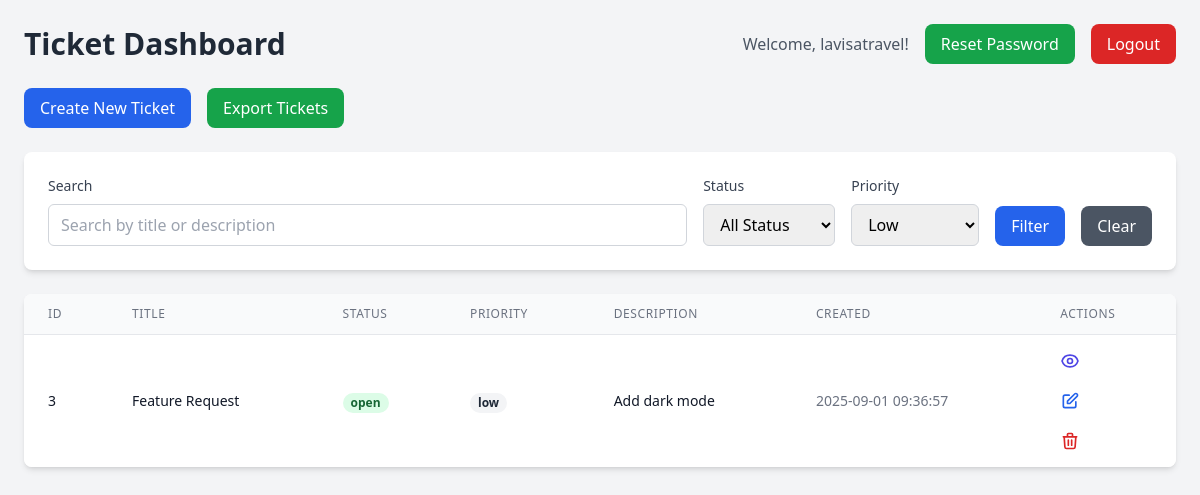
Page /index.php?priority=low (signed in) on the committed database.
### tables this page shows
CREATE TABLE IF NOT EXISTS tickets (
    id INT AUTO_INCREMENT PRIMARY KEY,
    title VARCHAR(255) NOT NULL,
    description TEXT,
    status ENUM('open', 'in_progress', 'resolved', 'closed') DEFAULT 'open',
    priority ENUM('low', 'medium', 'high', 'urgent') DEFAULT 'medium',
    created_at TIMESTAMP DEFAULT CURRENT_TIMESTAMP,
    updated_at TIMESTAMP DEFAULT CURRENT_TIMESTAMP ON UPDATE CURRENT_TIMESTAMP
);

### index.php (the view, shortened to what this page needs)
<?php
$db = new Database();
$pdo = $db->getConnection();
$search = isset($_GET['search']) ? $_GET['search'] : '';
$priority_filter = isset($_GET['priority']) ? $_GET['priority'] : '';
$query = "SELECT * FROM tickets WHERE 1=1";
$params = [];
if (!empty($priority_filter)) {
    $query .= " AND priority = :priority";
    $params[':priority'] = $priority_filter;
}
$query .= " ORDER BY created_at DESC";
$stmt = $pdo->prepare($query);
$stmt->execute($params);
$tickets = $stmt->fetchAll(PDO::FETCH_ASSOC);
?>
<!DOCTYPE html>
<html lang="en">
<head>
    <script src="https://cdn.tailwindcss.com"></script>
</head>
<body class="bg-gray-100 min-h-screen">
    <div class="max-w-7xl mx-auto p-6">
        <div class="flex justify-between items-center mb-6">
            <h1 class="text-3xl font-bold text-gray-800">Ticket Dashboard</h1>
            <div class="flex items-center gap-4">
                <span class="text-gray-600">Welcome, <?php echo htmlspecialchars($_SESSION['username']); ?>!</span>
                <a href="reset_password.php" class="bg-green-600 hover:bg-green-700 text-white px-4 py-2 rounded-lg font-medium">Reset Password</a>
                <a href="logout.php" class="bg-red-600 hover:bg-red-700 text-white px-4 py-2 rounded-lg font-medium">Logout</a>
            </div>
        </div>
        <div class="mb-6 flex gap-4">
            <a href="create_ticket.php" class="bg-blue-600 hover:bg-blue-700 text-white px-4 py-2 rounded-lg font-medium">Create New Ticket</a>
            <a href="export.php" class="bg-green-600 hover:bg-green-700 text-white px-4 py-2 rounded-lg font-medium">Export Tickets</a>
        </div>
        <form method="GET" class="bg-white p-6 rounded-lg shadow-md mb-6 flex flex-wrap gap-4 items-end">
            <div class="flex-1 min-w-64">
                <label class="block text-sm font-medium text-gray-700 mb-2">Search</label>
                <input type="text" name="search" placeholder="Search by title or description" value="<?php echo htmlspecialchars($search); ?>" class="w-full px-3 py-2 border border-gray-300 rounded-md focus:outline-none focus:ring-2 focus:ring-blue-500">
            </div>
            <div class="min-w-32">
                <label class="block text-sm font-medium text-gray-700 mb-2">Status</label>
                <select name="status" class="w-full px-3 py-2 border border-gray-300 rounded-md focus:outline-none focus:ring-2 focus:ring-blue-500">
                    <option value="">All Status</option>
                </select>
            </div>
            <div class="min-w-32">
                <label class="block text-sm font-medium text-gray-700 mb-2">Priority</label>
                <select name="priority" class="w-full px-3 py-2 border border-gray-300 rounded-md focus:outline-none focus:ring-2 focus:ring-blue-500">
                    <option value="low" <?php echo $priority_filter == 'low' ? 'selected' : ''; ?>>Low</option>
                </select>
            </div>
            <button type="submit" class="bg-blue-600 hover:bg-blue-700 text-white px-4 py-2 rounded-lg font-medium">Filter</button>
            <a href="index.php" class="bg-gray-600 hover:bg-gray-700 text-white px-4 py-2 rounded-lg font-medium">Clear</a>
        </form>
        <div class="bg-white rounded-lg shadow-md overflow-hidden">
            <div class="overflow-x-auto">
                <table class="w-full min-w-full divide-y divide-gray-200">
                    <thead class="bg-gray-50">
                        <tr>
                            <th class="px-6 py-3 text-left text-xs font-medium text-gray-500 uppercase tracking-wider">ID</th>
                            <th class="px-6 py-3 text-left text-xs font-medium text-gray-500 uppercase tracking-wider">Title</th>
                            <th class="px-6 py-3 text-left text-xs font-medium text-gray-500 uppercase tracking-wider">Status</th>
                            <th class="px-6 py-3 text-left text-xs font-medium text-gray-500 uppercase tracking-wider">Priority</th>
                            <th class="px-6 py-3 text-left text-xs font-medium text-gray-500 uppercase tracking-wider hidden md:table-cell">Description</th>
                            <th class="px-6 py-3 text-left text-xs font-medium text-gray-500 uppercase tracking-wider hidden lg:table-cell">Created</th>
                            <th class="px-6 py-3 text-left text-xs font-medium text-gray-500 uppercase tracking-wider">Actions</th>
                        </tr>
                    </thead>
                    <tbody class="bg-white divide-y divide-gray-200">
                        <?php if (count($tickets) > 0): ?>
                            <?php foreach ($tickets as $ticket): ?>
                                <tr>
                                    <td class="px-6 py-4 whitespace-nowrap text-sm font-medium text-gray-900"><?php echo htmlspecialchars($ticket['id']); ?></td>
                                    <td class="px-6 py-4 whitespace-nowrap text-sm text-gray-900"><?php echo htmlspecialchars($ticket['title']); ?></td>
                                    <td class="px-6 py-4 whitespace-nowrap">
                                        <span class="px-2 inline-flex text-xs leading-5 font-semibold rounded-full
                                            <?php
                                            switch($ticket['status']) {
                                                case 'open': echo 'bg-green-100 text-green-800'; break;
                                            }
                                            ?>">
                                            <?php echo htmlspecialchars($ticket['status']); ?>
                                        </span>
                                    </td>
                                    <td class="px-6 py-4 whitespace-nowrap">
                                        <span class="px-2 inline-flex text-xs leading-5 font-semibold rounded-full
                                            <?php
                                            switch($ticket['priority']) {
                                                case 'low': echo 'bg-gray-100 text-gray-800'; break;
                                            }
                                            ?>">
                                            <?php echo htmlspecialchars($ticket['priority']); ?>
                                        </span>
                                    </td>
                                    <td class="px-6 py-4 text-sm text-gray-900 hidden md:table-cell"><?php echo htmlspecialchars(substr($ticket['description'], 0, 50)) . (strlen($ticket['description']) > 50 ? '...' : ''); ?></td>
                                    <td class="px-6 py-4 whitespace-nowrap text-sm text-gray-500 hidden lg:table-cell"><?php echo htmlspecialchars($ticket['created_at']); ?></td>
                                    <td class="px-6 py-4 whitespace-nowrap text-sm font-medium">
                                        <a href="view_ticket.php?id=<?php echo $ticket['id']; ?>" class="text-indigo-600 hover:text-indigo-900 mr-3" title="View">
                                        </a>
                                        <a href="edit_ticket.php?id=<?php echo $ticket['id']; ?>" class="text-blue-600 hover:text-blue-900 mr-3" title="Edit">
                                            <svg class="w-5 h-5" fill="none" stroke="currentColor" viewBox="0 0 24 24">
                                                <path stroke-linecap="round" stroke-linejoin="round" stroke-width="2" d="M11 5H6a2 2 0 00-2 2v11a2 2 0 002 2h11a2 2 0 002-2v-5m-1.414-9.414a2 2 0 112.828 2.828L11.828 15H9v-2.828l8.586-8.586z"></path>
                                            </svg>
                                        </a>
                                        <a href="delete_ticket.php?id=<?php echo $ticket['id']; ?>" class="text-red-600 hover:text-red-900" onclick="return confirm('Are you sure you want to delete this ticket?')" title="Delete">
                                            <svg class="w-5 h-5" fill="none" stroke="currentColor" viewBox="0 0 24 24">
                                                <path stroke-linecap="round" stroke-linejoin="round" stroke-width="2" d="M19 7l-.867 12.142A2 2 0 0116.138 21H7.862a2 2 0 01-1.995-1.858L5 7m5 4v6m4-6v6m1-10V4a1 1 0 00-1-1h-4a1 1 0 00-1 1v3M4 7h16"></path>
                                            </svg>
                                        </a>
                                    </td>
                                </tr>
                            <?php endforeach; ?>
                        <?php else: ?>
                            <tr>
                                <td colspan="7" class="px-6 py-4 text-center text-gray-500">No tickets found.</td>
                            </tr>
                        <?php endif; ?>
                    </tbody>
                </table>
            </div>
        </div>
    </div>
</body>
</html>

### rows in the picture
tickets: id "3", title "Feature Request", status "open", priority "low", description "Add dark mode", created_at "2025-09-01 09:36:57"

### other values in the picture
$_SESSION['username'] "lavisatravel"
